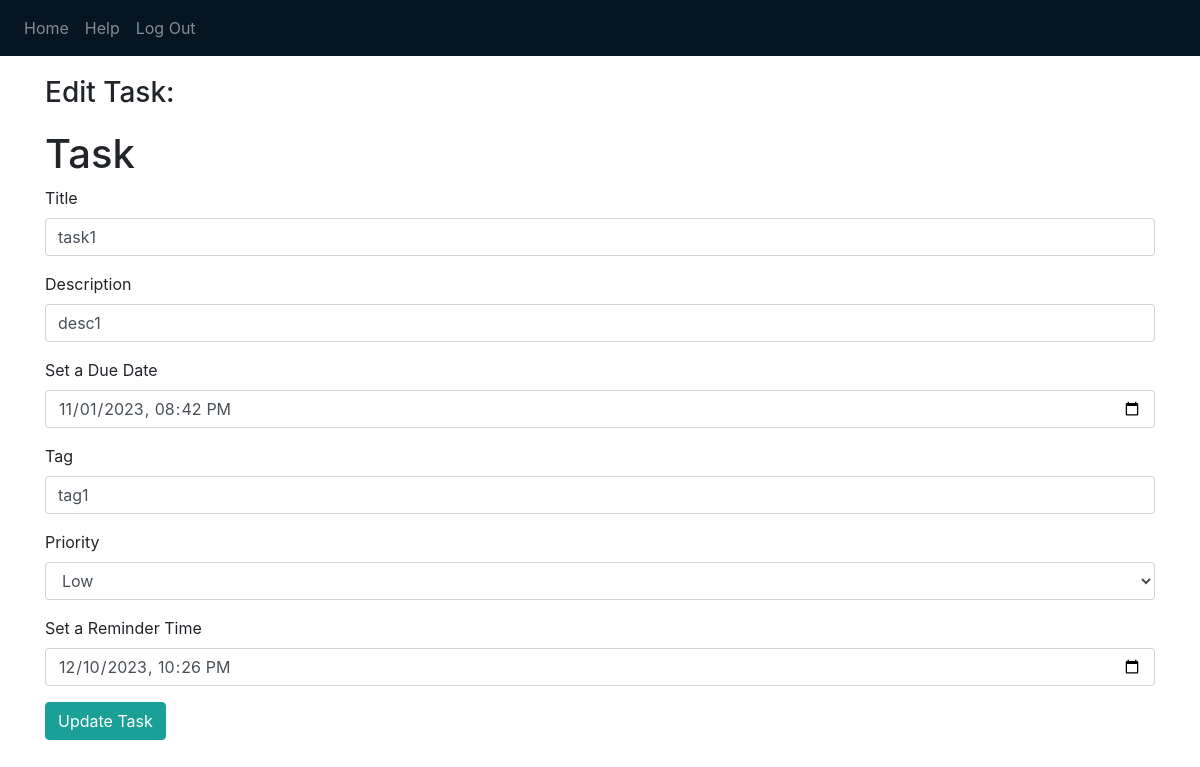
/editform?taskid=1 (signed in), run on the app's committed database.
### website/models.py (models this page shows)
class Task(db.Model):
    id = db.Column(db.Integer, primary_key=True)
    user_id = db.Column(db.Integer, db.ForeignKey('user.id'))
    title = db.Column(db.String(1000))
    description = db.Column(db.String(10000))
    due_date = db.Column(db.String(40))
    tag = db.Column(db.String(6))
    priority = db.Column(db.String(6))
    status = db.Column(db.Boolean, default=False)
    reminder_time = db.Column(db.String(40))

### website/views.py (the view, shortened to what this page needs)
@views.route('/editform', methods = ['GET', 'POST'])
@login_required
def editform():
    taskid=request.args.get('taskid',None)
    task = Task.query.filter_by(id=taskid).first()
    return render_template("editform.html", user=current_user, task=task)

### website/__init__.py (called while the page is built)
def create_app(database_uri="sqlite:///" + DB_NAME):
    app = Flask(__name__)
    app.config['SECRET_KEY'] = 'THIS IS THE KEY FOR THE APP'  # Can be anything you want but you want to hide this
    app.config['SQLALCHEMY_DATABASE_URI'] = database_uri  # Telling Flask where the database is located
    db.init_app(app)
    from .views import views
    from .auth import auth
    app.register_blueprint(views, url_prefix='/')
    app.register_blueprint(auth, url_prefix='/')
    from .models import User, Task
    with app.app_context():
        db.create_all()
    login_manager = LoginManager()
    login_manager.login_view = 'auth.login'
    login_manager.init_app(app)
    @login_manager.user_loader
    def load_user(id):
        return User.query.get(int(id))
    return app

### website/templates/editform.html (shortened to what this page needs)
{% extends "base.html" %}
{% block content %}
<h3>Edit Task: </h3>
<form method="POST">
  <h1>Task</h1>
  <div class="form-group">
    <label for="title">Title</label>
    <input type="text" class="form-control" id="title" name="title" placeholder="Add a Title" value="{{ task.title }}">
  </div>
  <div class="form-group">
    <label for="description">Description</label>
    <input type="text" class="form-control" id="description" name="description" placeholder="Add a Description"
      value="{{ task.description }}">
  </div>
  <div class="form-group">
    <label for="date">Set a Due Date</label>
    <input type="datetime-local" class="form-control" id="date" name="date" value="{{ task.due_date }}">
  </div>
  <div class="form-group">
    <label for="tag">Tag</label>
    <input type="text" class="form-control" id="tag" name="tag" placeholder="#..." value="{{ task.tag }}">
  </div>
  <div class="form-group">
    <label for="priority">Priority</label>
    <select class="form-control" id="priority" name="priority">
      <option value="Low" {% if task.priority=='Low' %}selected{% endif %}>Low</option>
    </select>
  </div>
  <div class="form-group">
    <label for="reminder_time">Set a Reminder Time</label>
    <input type="datetime-local" class="form-control" id="reminder_time" name="reminder_time"
      value="{{ task.reminder_time}}">
  </div>
  <div>
    <button type="submit" class="btn btn-primary">Update Task</button>
  </div>
</form>
{% endblock %}

### data on the page
Task: title "task1", description "desc1", date "11/01/2023 20:42", tag "tag1", priority "Low", reminder_time "12/10/2023 22:26"
